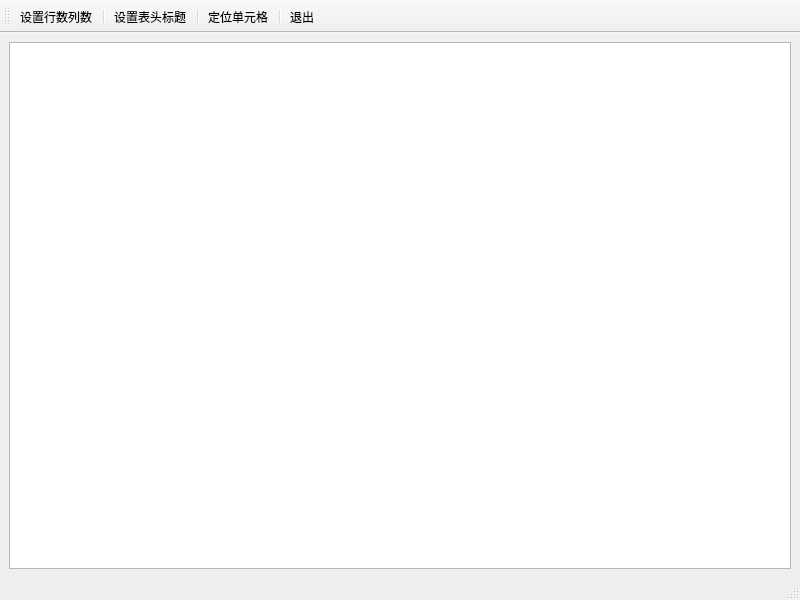
<?xml version="1.0" encoding="UTF-8"?>
<ui version="4.0">
 <class>MainWindow</class>
 <widget class="QMainWindow" name="MainWindow">
  <property name="geometry">
   <rect>
    <x>0</x>
    <y>0</y>
    <width>800</width>
    <height>600</height>
   </rect>
  </property>
  <property name="windowTitle">
   <string>MainWindow</string>
  </property>
  <widget class="QWidget" name="centralwidget">
   <layout class="QHBoxLayout" name="horizontalLayout">
    <item>
     <widget class="QTableView" name="tableView"/>
    </item>
   </layout>
  </widget>
  <widget class="QMenuBar" name="menubar">
   <property name="geometry">
    <rect>
     <x>0</x>
     <y>0</y>
     <width>800</width>
     <height>21</height>
    </rect>
   </property>
  </widget>
  <widget class="QStatusBar" name="statusbar"/>
  <widget class="QToolBar" name="toolBar">
   <property name="windowTitle">
    <string>toolBar</string>
   </property>
   <attribute name="toolBarArea">
    <enum>TopToolBarArea</enum>
   </attribute>
   <attribute name="toolBarBreak">
    <bool>false</bool>
   </attribute>
   <addaction name="actTab_SetSize"/>
   <addaction name="separator"/>
   <addaction name="actTab_SetHeader"/>
   <addaction name="separator"/>
   <addaction name="actTab_Locate"/>
   <addaction name="separator"/>
   <addaction name="actQuit"/>
  </widget>
  <action name="actTab_SetSize">
   <property name="text">
    <string>设置行数列数</string>
   </property>
  </action>
  <action name="actTab_SetHeader">
   <property name="text">
    <string>设置表头标题</string>
   </property>
  </action>
  <action name="actTab_Locate">
   <property name="text">
    <string>定位单元格</string>
   </property>
  </action>
  <action name="actQuit">
   <property name="text">
    <string>退出</string>
   </property>
  </action>
 </widget>
 <resources/>
 <connections>
  <connection>
   <sender>actQuit</sender>
   <signal>triggered()</signal>
   <receiver>MainWindow</receiver>
   <slot>close()</slot>
   <hints>
    <hint type="sourcelabel">
     <x>-1</x>
     <y>-1</y>
    </hint>
    <hint type="destinationlabel">
     <x>399</x>
     <y>299</y>
    </hint>
   </hints>
  </connection>
 </connections>
</ui>
